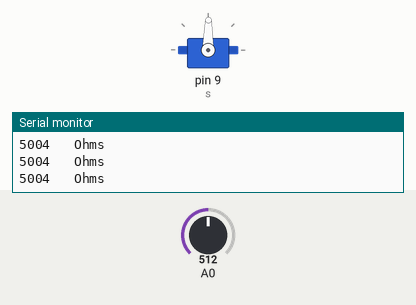
Simulated run of this sketch. Board: Arduino Uno, built with avr-gcc and run on an emulated ATmega328P. On the bench: servo, the last lines printed to the serial monitor. The test bench sets the inputs (shaded band); at power-on: A0 = 512.

Above: at 1.2 s.
1.3 s: A0 set to 716
At 2.5 s:
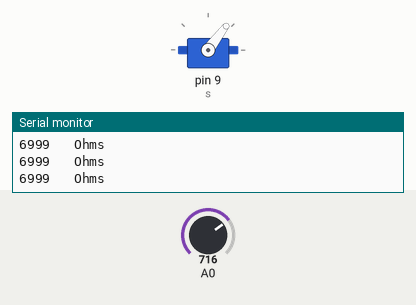
2.8 s: A0 set to 900
At 4.0 s:
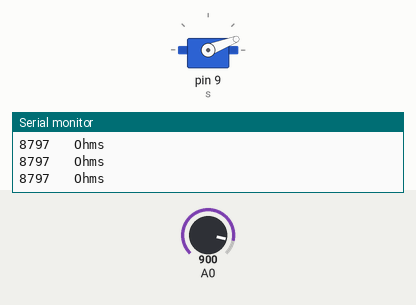
4.3 s: A0 set to 1023
At 5.5 s:
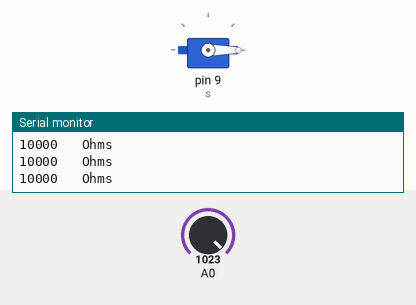
5.8 s: A0 set to 306
At 7.0 s:
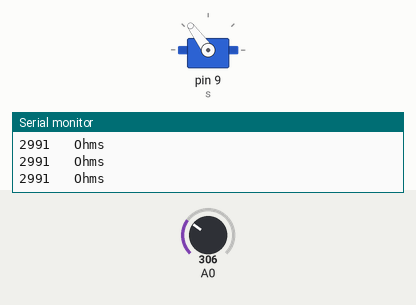
7.3 s: A0 set to 122
At 8.5 s:
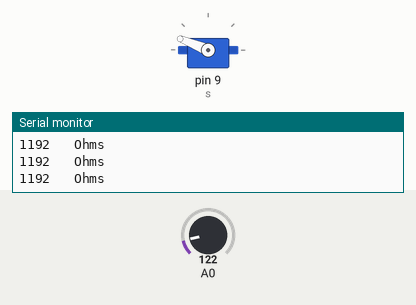
8.8 s: A0 set to 511
At 10.0 s:
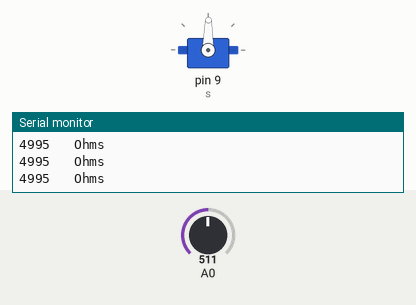
Timing chart, 0 to 11.3 s (numbered marks = the images above; inputs shaded):
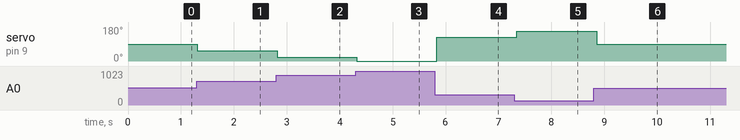

Measured:
- after the input at 1.3 s, servo on pin 9 (s): 89° → 53° at once
- after the input at 2.8 s, servo on pin 9 (s): 53° → 21° at once
- after the input at 4.3 s, servo on pin 9 (s): 21° → 0° at once
- after the input at 5.8 s, servo on pin 9 (s): 0° → 126° at once
- after the input at 7.3 s, servo on pin 9 (s): 126° → 158° after 0.05 s
- after the input at 8.8 s, servo on pin 9 (s): 158° → 89° after 0.05 s

The sketch:

mostrador_analogico.ino
```cpp
// Mostrador Analógico
// 1023/5.67 = 180 graus
// 1023*9.7752 = 10000 homs

#include <Servo.h>

Servo s;
int graus;
int ohms;
int pot;

void setup() {
  Serial.begin(9600);
  s.attach(9);
  s.write(180);


}

void loop() {
  pot = analogRead(A0);
  graus = 180-(pot/5.67);
  ohms = (pot*9.7752);
  Serial.print(ohms);
  Serial.println("   Ohms");
  s.write(graus);
  _delay_ms(100);

}
```
